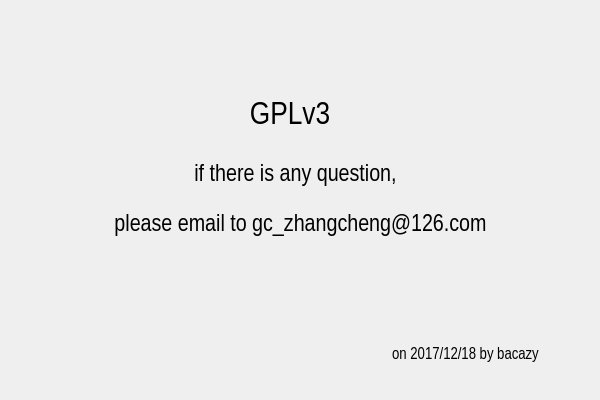
<?xml version="1.0" encoding="UTF-8"?>
<ui version="4.0">
    <class>Dialog</class>
    <widget class="QDialog" name="Dialog">
        <property name="geometry">
            <rect>
                <x>0</x>
                <y>0</y>
                <width>600</width>
                <height>400</height>
            </rect>
        </property>
        <property name="sizePolicy">
            <sizepolicy hsizetype="Fixed" vsizetype="Fixed">
                <horstretch>0</horstretch>
                <verstretch>0</verstretch>
            </sizepolicy>
        </property>
        <property name="windowTitle">
            <string>About</string>
        </property>
        <property name="autoFillBackground">
            <bool>false</bool>
        </property>
        <property name="modal">
            <bool>true</bool>
        </property>
        <widget class="QLabel" name="label">
            <property name="geometry">
                <rect>
                    <x>190</x>
                    <y>90</y>
                    <width>200</width>
                    <height>50</height>
                </rect>
            </property>
            <property name="font">
                <font>
                    <family>Arial Narrow</family>
                    <pointsize>24</pointsize>
                </font>
            </property>
            <property name="text">
                <string>GPLv3</string>
            </property>
            <property name="alignment">
                <set>Qt::AlignCenter</set>
            </property>
        </widget>
        <widget class="QLabel" name="label_2">
            <property name="geometry">
                <rect>
                    <x>140</x>
                    <y>150</y>
                    <width>311</width>
                    <height>50</height>
                </rect>
            </property>
            <property name="font">
                <font>
                    <family>Arial Narrow</family>
                    <pointsize>18</pointsize>
                </font>
            </property>
            <property name="text">
                <string>if there is any question,</string>
            </property>
            <property name="alignment">
                <set>Qt::AlignCenter</set>
            </property>
        </widget>
        <widget class="QLabel" name="label_3">
            <property name="geometry">
                <rect>
                    <x>70</x>
                    <y>200</y>
                    <width>461</width>
                    <height>50</height>
                </rect>
            </property>
            <property name="font">
                <font>
                    <family>Arial Narrow</family>
                    <pointsize>18</pointsize>
                </font>
            </property>
            <property name="text">
                <string>please email to gc_zhangcheng@126.com</string>
            </property>
            <property name="alignment">
                <set>Qt::AlignCenter</set>
            </property>
        </widget>
        <widget class="QLabel" name="label_4">
            <property name="geometry">
                <rect>
                    <x>350</x>
                    <y>330</y>
                    <width>231</width>
                    <height>50</height>
                </rect>
            </property>
            <property name="font">
                <font>
                    <family>Arial Narrow</family>
                    <pointsize>12</pointsize>
                </font>
            </property>
            <property name="text">
                <string>on 2017/12/18 by bacazy</string>
            </property>
            <property name="alignment">
                <set>Qt::AlignCenter</set>
            </property>
        </widget>
    </widget>
    <resources/>
    <connections/>
</ui>
